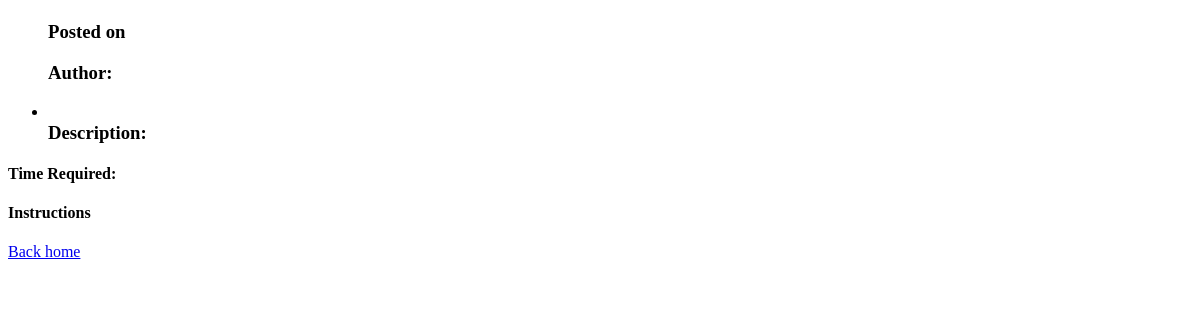
The page /recipes/2/ on the database as committed earlier.
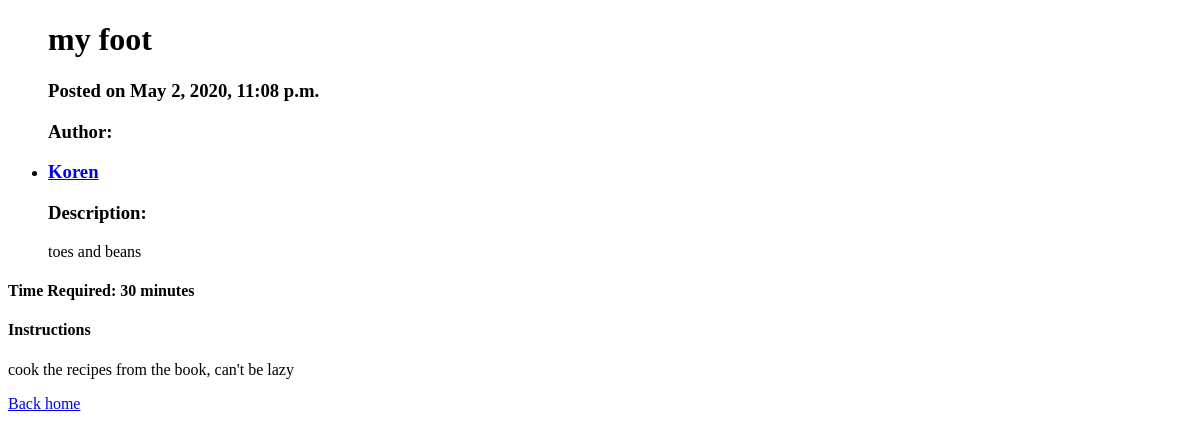
The same page on the database as committed later.
### book/models.py (models this page shows, shortened)
class RecipeItem(models.Model):
    title = models.CharField(max_length=50)
    author = models.ForeignKey(Author, on_delete=models.CASCADE)
    description = models.TextField()
    time_required = models.CharField(max_length=15)
    instructions = models.TextField()
    date = models.DateTimeField(default=timezone.now)

class Author(models.Model):
    name = models.CharField(max_length=50)
    bio = models.TextField()

### book/views.py (the view)
# urls.py: path('recipes/<int:id>/', views.recipes)
def recipes(request, id):
    recipe = RecipeItem.objects.filter(id=id).first()
    return render(request, "recipes.html", {"recipe": recipe})

### book/templates/recipes.html (shortened to what this page needs)
<!DOCTYPE html>
<html lang="en">
<head>
<ul>
<h1>{{ recipe.title }}</h1>
<h3>Posted on {{ recipe.date }}</h3>
<h3>Author:</h3>
    <li>
    <a href = '/author/{{recipe.author.id}}/'><h3>{{ recipe.author.name }}</h3>
        </a>
    </li>
    <h3>Description:</h3>
    <p>{{ recipe.description }}</p>
</ul>
<h4>Time Required: {{ recipe.time_required }}</h4>
<h4>Instructions</h4>
    <p>{{ recipe.instructions }}</p>
</head>
<body>
    <a href='/'>Back home</a>
</body>
</html>

Rows that differ between the two databases and show on the page:
added RecipeItem: title "my foot", date "May 2, 2020, 11:08 p.m.", author.name "Koren", description "toes and beans", time_required "30 minutes", instructions "cook the recipes from the book, can't be lazy"
